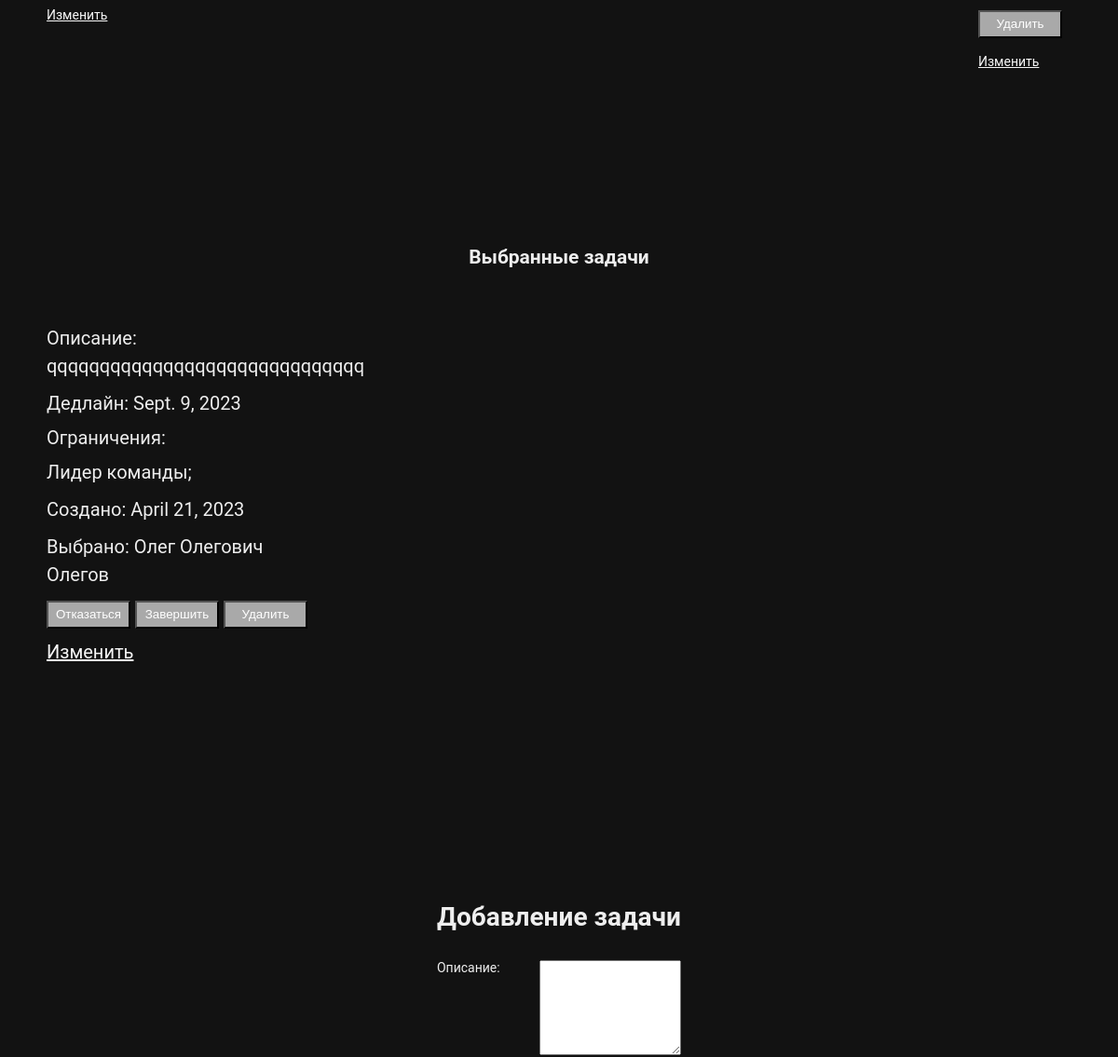
/teams/1 (signed in, middle part), run on an earlier commit of the app's database.
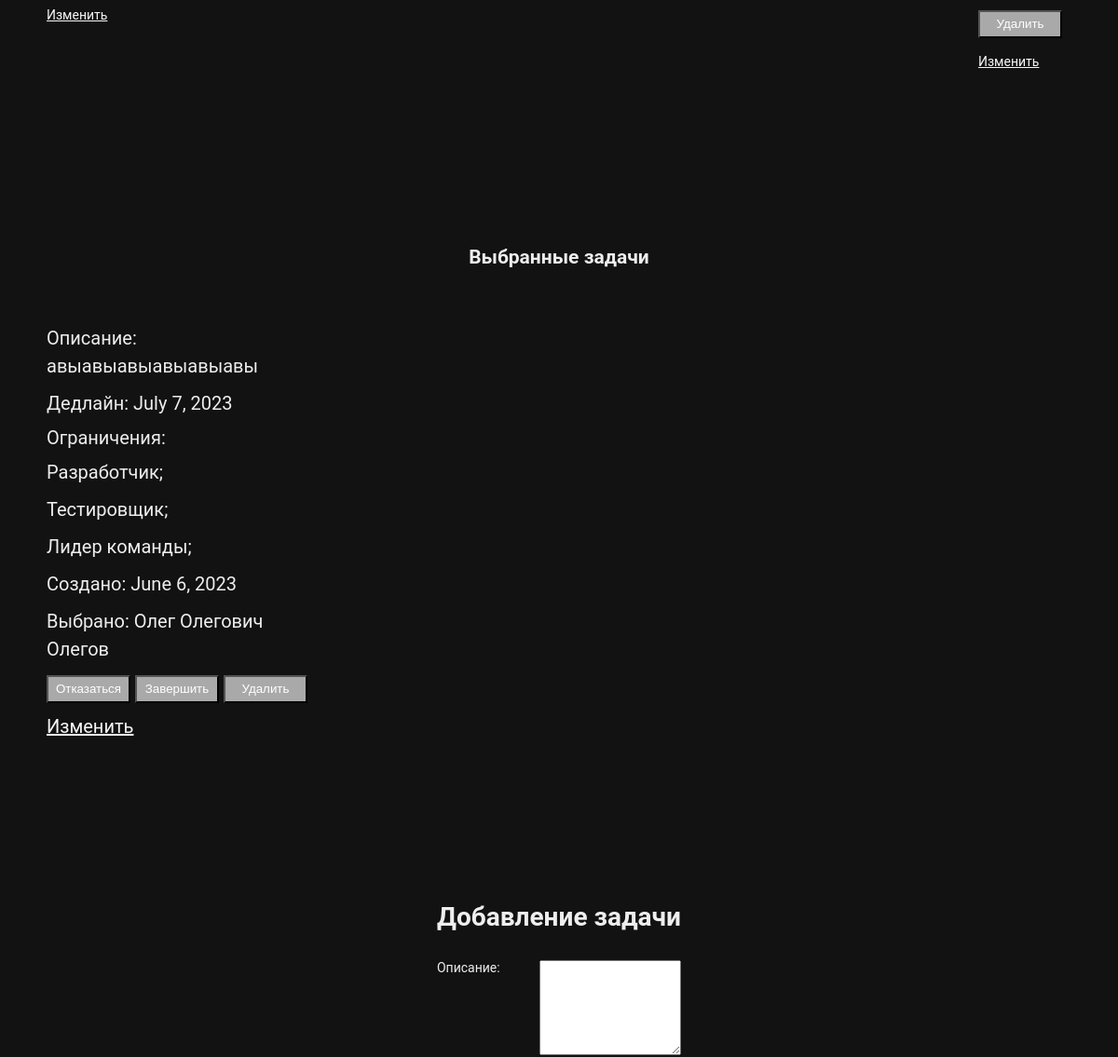
And on a later commit of the database.
### user_teams/models.py (models this page shows, shortened)
class Tasks(models.Model):
    description = models.TextField(max_length=5000, verbose_name="Описание")
    restrictions = models.ManyToManyField("Positions", blank=True, verbose_name="Ограничения", through="RestrictionsToTask")
    deadline = models.DateField(verbose_name="Дедлайн")
    created_at = models.DateField(auto_now_add=True)
    is_selected = models.BooleanField(null=True, default=False)
    completed_at = models.DateField(blank=True, null=True, default=None)
    completed_by = models.ForeignKey("Users", blank=True, null=True, default=None, on_delete=models.SET_DEFAULT,
                                      verbose_name="Выполнено", related_name="completed_tasks")
    class Meta:
        ordering = ["deadline"]

class Positions(models.Model):
    name = models.CharField(max_length=300, verbose_name="Название")
    def __str__(self):
        return self.name

class Users(AbstractUser):
    first_name = models.CharField(max_length=200, verbose_name="Имя")
    second_name = models.CharField(max_length=200, verbose_name="Фамилия")
    last_name = models.CharField(max_length=200, verbose_name="Отчество")
    phone = models.CharField(max_length=20, verbose_name="Телефон")
    position = models.ForeignKey("Positions", on_delete=models.CASCADE, null=True, blank=True, verbose_name="Должность")
    selected_task = models.ForeignKey("Tasks", blank=True, null=True, default=None, on_delete=models.SET_DEFAULT,
                                      verbose_name="Задача", related_name="selected_by")
    def __str__(self):
        return f"{self.first_name} {self.last_name} {self.second_name}"

### user_teams/views.py (the view, shortened to what this page needs)
# urls.py: path('<int:pk>', TeamsDetailView.as_view(), name="teams_detail"),
class TeamsDetailView(ModelFormMixin, generic.DetailView):
    model = Team
    template_name = "user_teams/teams_detail.html"
    context_object_name = "team"
    form_class = forms.TaskAdd
    def get_context_data(self, **kwargs):
        context = super(TeamsDetailView, self).get_context_data(**kwargs)
        context['users'] = Users.objects.all()
        return context

### user_teams/forms.py
class TaskAdd(forms.ModelForm):
    class Meta:
        model = models.Tasks
        exclude = ["completed_at", "is_selected", "completed_by"]

### user_teams/templatetags/has_perm.py (called while the page is built)
@register.filter(name="has_perm")
def has_perm(user, perm):
    for group in user.groups.all():
        for permission in group.permissions.all():
            if permission.codename == perm:
                return True
    return False

### templates/user_teams/teams_detail.html (shortened to what this page needs)
{% if user.is_authenticated %}
    {% if team in user.team.all or user.username == "admin" %}
<!DOCTYPE html>
<html lang="en">
<head>
    {% load static %}
    <link href="{% static 'css/style.css' %}" rel="stylesheet">
</head>
<body>
    {% load has_perm %}
    <div>
        <div class="teamdetail_listtasks">
        {% for task in team.tasks.all %}
            {% if task.is_selected is False and task.completed_at is None %}
            <div class="teamdetail_task_container">
            <form class="task" action="" method="post">
                <p>
                {% load has_perm %}
                {% if request.user|has_perm:'delete_tasks' %}
                <input type="submit" name="task_delete" value="Удалить">
                {% endif %}
                </p>
            </form>
            {% if request.user|has_perm:'change_tasks' %}
            <p><a href="{% url 'task_change' pk=task.id %}">Изменить</a></p>
            {% endif %}
            </div>
            {% endif %}
        {% endfor %}
        </div>
        <h2 class="teamdetail_tasks">Выбранные задачи</h2>
        <div class="teamdetail_listtasks">
        {% for task in team.tasks.all %}
            {% if task.is_selected is not False %}
            <div class="teamdetail_task_container">
            <form class="task" action="" method="post">
                <p>Описание: {{ task.description }}</p>
                <p>Дедлайн: {{ task.deadline }}</p>
                <div>Ограничения: {% for restriction in task.restrictions.all %} <p>{{ restriction.name }};</p>{% endfor %}</div>
                <p>Создано: {{ task.created_at }}</p>
                <p>Выбрано: {{ task.selected_by.get }}</p>
                <p>
                {% if user.selected_task.id == task.id %}
                <input type="submit" name="task_refuse" value="Отказаться">
                <input type="submit" name="task_complete" value="Завершить">
                {% endif %}
                {% load has_perm %}
                {% if request.user|has_perm:'delete_tasks' %}
                <input type="submit" name="task_delete" value="Удалить">
                {% endif %}
                {% if request.user|has_perm:'change_tasks' %}
                <p><a href="{% url 'task_change' pk=task.id %}">Изменить</a></p>
                {% endif %}
                </p>
            </form>
            </div>
            {% endif %}
        {% endfor %}
        </div>
        {% load has_perm %}
        {% if request.user|has_perm:'add_tasks' %}
            <div class="taskchange_main">
                <div class="login_div">
                    <div class="container">
                        <h1>Добавление задачи</h1>
                        <form class="addTask" method="post">
                            {{ form.as_p }}
                        </form>
                    </div>
                </div>
            </div>
        {% endif %}
    </div>
</body>
</html>
    {% else %}
        <meta http-equiv = "refresh" content = "0; url = {% url 'teams_list' %}"/>
    {% endif %}
{% else %}
    <meta http-equiv = "refresh" content = "0; url = {% url 'user_auth' %}"/>
{% endif %}

What changed in the data, as far as the page shows it:
removed Tasks: description "qqqqqqqqqqqqqqqqqqqqqqqqqqqqqq", deadline "Sept. 9, 2023", created_at "April 21, 2023", selected_by.get "Олег Олегович Олегов", Positions (name "Лидер команды"), shown under "Выбранные задачи"
added Tasks: description "авыавыавыавыавыавы", deadline "July 7, 2023", created_at "June 6, 2023", selected_by.get "Олег Олегович Олегов", Positions (name "Лидер команды"), shown under "Выбранные задачи"
now on this page (row unchanged): Positions: name "Разработчик", shown under "авыавыавыавыавыавы"
now on this page (row unchanged): Positions: name "Тестировщик", shown under "авыавыавыавыавыавы"
